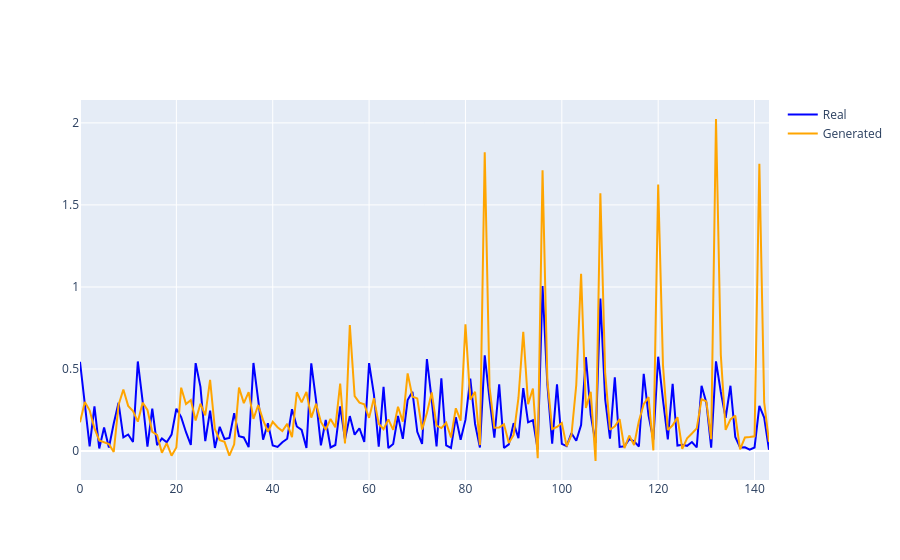

Notebook source saved alongside this figure:
### Markdown cell above
## The Training Set

### Code cell
eva_training_loader = utils.get_m2s_loader(1)
long_fake_energy = torch.Tensor().to(device)
long_real_energy = torch.Tensor().to(device)

# For longer sequences
for i in range(12):
    weather, cluster, time, statistical, spike, real_energy = next(iter(eva_training_loader))
    
    weather = weather.to(device)
    cluster = cluster.to(device).int()
    time = time.to(device)
    statistical = statistical.to(device)
    spike_type = spike[:, :, 0:1].to(dtype=torch.int32)  # or torch.long for indexing
    spike_magnitude = spike[:, :, 1:].to(dtype=torch.float32)
    spike_type = spike_type.to(device)
    spike_magnitude = spike_magnitude.to(device)

    fake_energy = gen(weather, cluster, time, statistical, spike_type, spike_magnitude)
    fake_energy = fake_energy.to(device)

    long_fake_energy = torch.cat((long_fake_energy, fake_energy), dim=-1)
    real_energy = real_energy.to(device)
    long_real_energy = torch.cat((long_real_energy, real_energy), dim=-1)

long_fake_energy = long_fake_energy.flatten().detach().cpu().numpy()
long_real_energy = long_real_energy.flatten().detach().cpu().numpy()

# plot the results
fig = go.Figure()

fig.add_trace(go.Scatter(x=np.arange(0, 200), y=long_real_energy, mode='lines', name='Real', line=dict(color='blue')))
fig.add_trace(go.Scatter(x=np.arange(0, 200), y=long_fake_energy, mode='lines', name='Generated', line=dict(color='orange')))

fig.show()

### Figure 1 — Plotly figure (JSON) as saved in the notebook; plotly's stock layout.template omitted (floating-point values rounded to 4 significant figures; data arrays with more than 128 entries replaced by an {"elided": "..."} marker saying what was removed)
{"data": [{"line": {"color": "blue"}, "mode": "lines", "name": "Real", "type": "scatter", "x": {"elided": "200 int values"}, "y": {"elided": "144 float values"}}, {"line": {"color": "orange"}, "mode": "lines", "name": "Generated", "type": "scatter", "x": {"elided": "200 int values"}, "y": {"elided": "144 float values"}}], "layout": {}}
